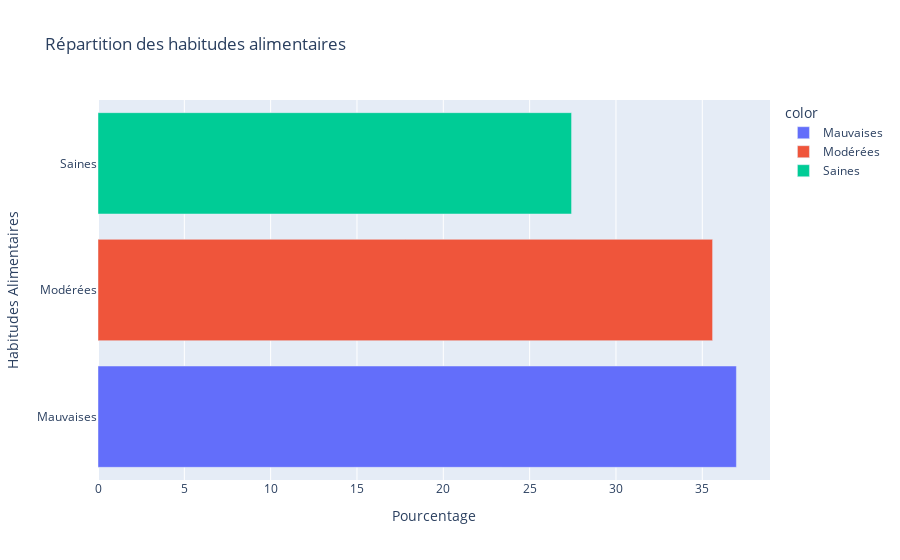

Notebook code cell kept with this figure:
### Markdown cell above
## **KPI 3** - Répartition des habitudes alimentaires

### Méthodologie
- Graphique interactif en barre horizontal pour représenter les habitudes alimentaires.

### Code cell
import plotly.express as px

# Répartition des habitudes alimentaires
kpi3_alimentaire = df_kpi_final['Habitudes Alimentaires'].value_counts(normalize=True) * 100

# Graphique interactif
fig = px.bar(
    x=kpi3_alimentaire.values,
    y=kpi3_alimentaire.index,
    orientation='h',
    labels={'x': 'Pourcentage', 'y': 'Habitudes Alimentaires'},
    title="Répartition des habitudes alimentaires",
    color=kpi3_alimentaire.index
)
fig.show()

### Figure 1 — Plotly figure (JSON) as saved in the notebook; plotly's stock layout.template omitted (floating-point values rounded to 4 significant figures)
{"data": [{"alignmentgroup": "True", "hovertemplate": "color=Mauvaises<br>Pourcentage=%{x}<br>Habitudes Alimentaires=%{y}<extra></extra>", "legendgroup": "Mauvaises", "marker": {"color": "#636efa", "pattern": {"shape": ""}}, "name": "Mauvaises", "offsetgroup": "Mauvaises", "orientation": "h", "showlegend": true, "textposition": "auto", "type": "bar", "x": [36.98], "xaxis": "x", "y": ["Mauvaises"], "yaxis": "y"}, {"alignmentgroup": "True", "hovertemplate": "color=Modérées<br>Pourcentage=%{x}<br>Habitudes Alimentaires=%{y}<extra></extra>", "legendgroup": "Modérées", "marker": {"color": "#EF553B", "pattern": {"shape": ""}}, "name": "Modérées", "offsetgroup": "Modérées", "orientation": "h", "showlegend": true, "textposition": "auto", "type": "bar", "x": [35.6], "xaxis": "x", "y": ["Modérées"], "yaxis": "y"}, {"alignmentgroup": "True", "hovertemplate": "color=Saines<br>Pourcentage=%{x}<br>Habitudes Alimentaires=%{y}<extra></extra>", "legendgroup": "Saines", "marker": {"color": "#00cc96", "pattern": {"shape": ""}}, "name": "Saines", "offsetgroup": "Saines", "orientation": "h", "showlegend": true, "textposition": "auto", "type": "bar", "x": [27.43], "xaxis": "x", "y": ["Saines"], "yaxis": "y"}], "layout": {"barmode": "relative", "legend": {"title": {"text": "color"}, "tracegroupgap": 0}, "title": {"text": "Répartition des habitudes alimentaires"}, "xaxis": {"anchor": "y", "domain": [0, 1], "title": {"text": "Pourcentage"}}, "yaxis": {"anchor": "x", "domain": [0, 1], "title": {"text": "Habitudes Alimentaires"}}}}
